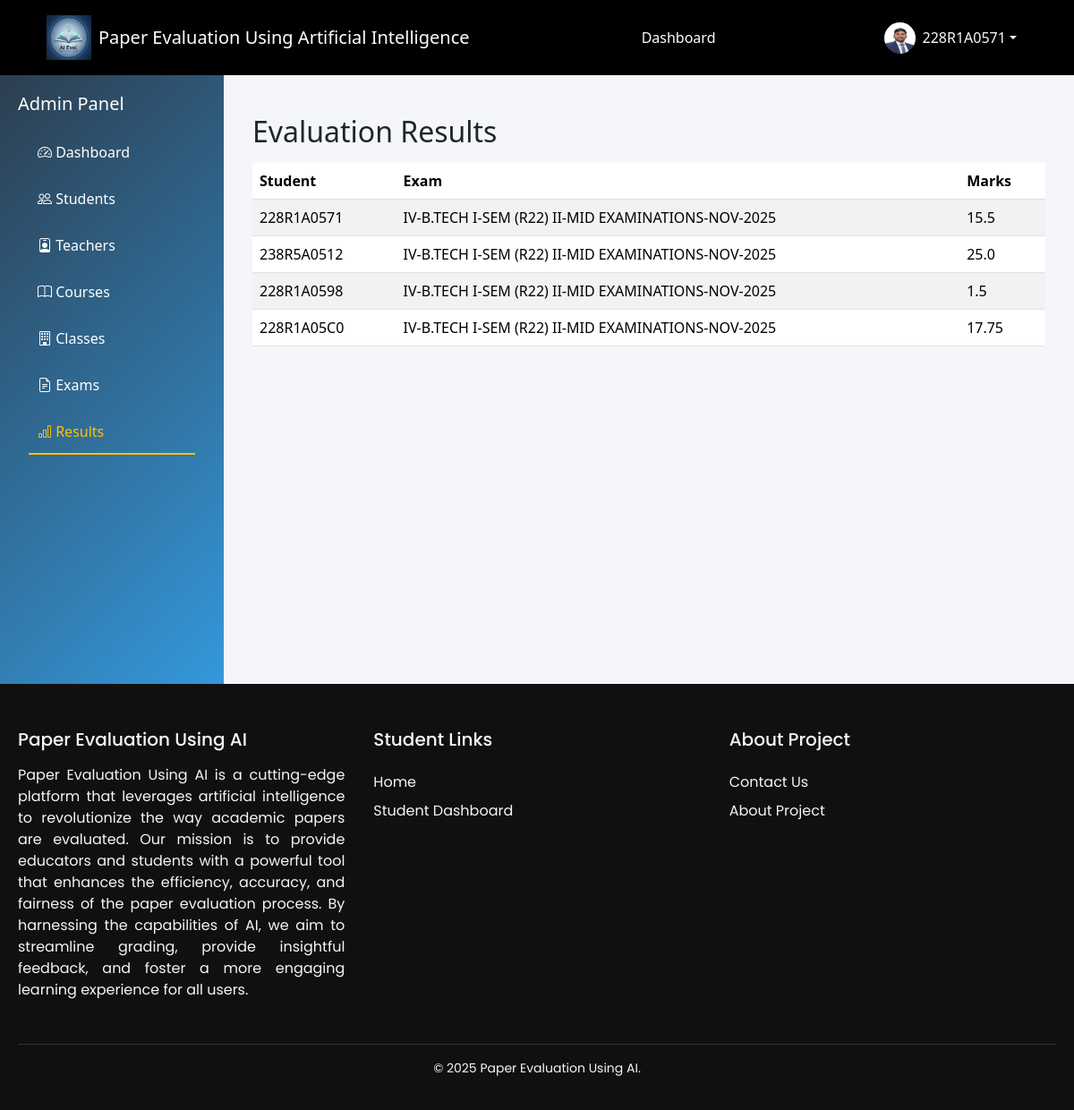
The app's page /dashboard/admin/results/ (signed in) with its own data.
### Accounts/models.py (models this page shows, shortened)
class User(AbstractUser):
    ROLE_CHOICES = [
        ('admin', 'Admin'),
        ('teacher', 'Teacher'),
        ('student', 'Student'),
    ]
    role = models.CharField(max_length=10, choices=ROLE_CHOICES)
    phone = models.CharField(max_length=15, blank=True)

class Student(models.Model):
    user = models.OneToOneField(User, on_delete=models.CASCADE, related_name='student_profile')
    roll_number = models.CharField(max_length=20)
    profile_image = models.ImageField(
        upload_to='profile/',
        storage=cloudinary_storage,
        blank=True,
        null=True
    )
    student_class = models.ForeignKey(Class, on_delete=models.SET_NULL, null=True, blank=True)
    course = models.CharField(max_length=50, default="BTECH")
    branch = models.CharField(max_length=50)
    YEAR_CHOICES = [
        (1, "1st Year"),
        (2, "2nd Year"),
        (3, "3rd Year"),
        (4, "4th Year"),
    ]
    year = models.IntegerField(choices=YEAR_CHOICES)
    dob = models.DateField()
    attendance = models.FloatField(default=88.0)
    cgpa = models.FloatField(default=8.8)
    created_at = models.DateTimeField(auto_now_add=True)

### Exams/models.py (models this page shows, shortened)
class Submission(models.Model):
    student = models.ForeignKey(User, on_delete=models.CASCADE, limit_choices_to={'role': 'student'})
    exam = models.ForeignKey(Exam, on_delete=models.CASCADE)
    file = models.FileField(
        upload_to=submission_upload_path,
        storage=cloudinary_storage
    )
    file_data = models.BinaryField(null=True, blank=True)
    file_name = models.CharField(max_length=255, blank=True)
    submitted_at = models.DateTimeField(auto_now_add=True)
    class Meta:
        unique_together = ('student', 'exam')

class Exam(models.Model):
    title = models.CharField(max_length=200)
    course = models.ForeignKey(Course, on_delete=models.CASCADE)
    class_assigned = models.ForeignKey(Class, on_delete=models.CASCADE)
    total_marks = models.IntegerField()
    date = models.DateTimeField()
    question_paper = models.FileField(
        upload_to=question_paper_upload,
        storage=cloudinary_storage,
        null=True,
        blank=True
    )
    question_paper_data = models.BinaryField(null=True, blank=True)
    question_paper_name = models.CharField(max_length=255, blank=True)
    answer_key = models.FileField(
        upload_to=answer_key_upload,
        storage=cloudinary_storage,
        null=True,
        blank=True
    )
    answer_key_data = models.BinaryField(null=True, blank=True)
    answer_key_name = models.CharField(max_length=255, blank=True)
    instructions = models.TextField(blank=True)

class Evaluation(models.Model):
    submission = models.OneToOneField(Submission, on_delete=models.CASCADE, related_name='evaluation')
    total_score = models.FloatField(null=True, blank=True)
    evaluated = models.BooleanField(default=False)
    ai_raw_response = models.TextField(blank=True)
    checked_by_teacher = models.BooleanField(default=False)
    created_at = models.DateTimeField(auto_now_add=True)

### Dashboards/views.py (the view)
# urls.py: path('admin/results/', views.view_results, name='view_results'),
def view_results(request):
    submissions = Submission.objects.select_related(
        'student', 'exam', 'evaluation'
    ).all()
    return render(request, "admin/view_results.html", {
        "submissions": submissions
    })

### Dashboards/templates/admin/view_results.html (shortened to what this page needs)
{% extends "admin/admin_base.html" %}
{% block view_results_active %}active{% endblock view_results_active %}
{% block admin_content %}
<div class="container mt-4">
    <h2>Evaluation Results</h2>
    <table class="table table-striped mt-3">
        <thead>
            <tr>
                <th>Student</th>
                <th>Exam</th>
                <th>Marks</th>
            </tr>
        </thead>
        <tbody>
            {% for sub in submissions %}
            <tr>
                <td>{{ sub.student.username }}</td>
                <td>{{ sub.exam.title }}</td>
                <td>
                    {% if sub.evaluation %}
                        {{ sub.evaluation.total_score }}
                    {% else %}
                        Not Evaluated
                    {% endif %}
                </td>
            </tr>
            {% endfor %}
        </tbody>
    </table>
</div>
{% endblock %}

### templates/base.html (shortened to what this page needs)
{% load static %}
<!DOCTYPE html>
<html lang="en">
<head>
    <link href="https://cdn.jsdelivr.net/npm/bootstrap@5.3.3/dist/css/bootstrap.min.css" rel="stylesheet">
    <link href="https://cdn.jsdelivr.net/npm/bootstrap-icons@1.10.5/font/bootstrap-icons.css" rel="stylesheet">
    <link rel="stylesheet" href="{% static "css/base.css" %}" />
    <link rel="stylesheet" href="https://cdnjs.cloudflare.com/ajax/libs/toastr.js/latest/toastr.min.css">
    <link href="https://cdn.jsdelivr.net/npm/bootstrap-icons@1.10.5/font/bootstrap-icons.css" rel="stylesheet">
    <link rel="stylesheet" href="https://cdnjs.cloudflare.com/ajax/libs/font-awesome/6.4.0/css/all.min.css">
</head>
<body class="d-flex flex-column">
    <nav class="navbar navbar-expand-lg navbar-dark ">
        <div class="container-fluid">
            <a class="navbar-brand d-flex align-items-center" href="/">
                <img src="{% static 'images/logo.png' %}" width="50" height="50" alt="Beast Logo" class="me-2">
                <span class="brand-text">Paper Evaluation Using Artificial Intelligence</span>
            </a>
            <div class="d-flex flex-wrap align-items-center justify-content-between w-100">
                <ul class="navbar-nav mx-auto">
                    {% if request.user.is_authenticated %}
                    {% if request.user.is_superuser %}
                    <li class="nav-item">
                        <a class="nav-link {% block admin_dashactive %}{% endblock admin_dashactive %}" href="{% url 'admin_dashboard' %}">Dashboard</a>
                    </li>
                    <li class="nav-item">
                        <a class="nav-link" href="{% url 'admin:index' %}">Django Admin</a>
                    </li>
                    {% else %}
                        {% if request.user.role == "teacher" %}
                        <li class="nav-item">
                            <a
                                class="nav-link {% block teacher_dashactive %}{% endblock teacher_dashactive %} "
                                href="{% url "teacher_dashboard" %}">Dashboard</a>
                        </li>
                        {% elif request.user.role == "student" %}
                        <li class="nav-item">
                            <a
                                class="nav-link {% block student_dashactive %}{% endblock student_dashactive %}  "
                                href="{% url "student_dashboard" %}">Dashboard</a>
                        </li>
                        {% endif %}
                    {% endif %}
                    {% endif %}
                </ul>
                <div class="d-flex align-items-center gap-2">
                    {% if request.user.is_authenticated %}
                    <div class="dropdown">
                        <button class="btn dropdown-toggle text-light d-flex align-items-center border-0 bg-transparent"
                            id="userDropdown" data-bs-toggle="dropdown" aria-expanded="false">
                            {% if request.user.role == "student" %}
                            <img src="{{ request.user.student_profile.profile_image.url }}" class="rounded-circle me-2"
                                width="35" height="35">
                            {% elif request.user.role == "teacher" %}
                            <img src="{{ request.user.teacher_profile.profile_image.url }}" class="rounded-circle me-2"
                                width="35" height="35">
                            {% else %}
                            <img src="{% static "images/image.png" %}" class="rounded-circle me-2" width="35" height="35">
                            {% endif %}
                            {{ request.user.username }}
                        </button>
                    </div>
                    {% endif %}
                </div>
            </div>
        </div>
    </nav>
    <main class="flex-grow-1">
        {% block body %}
        {% endblock body %}
    </main>
    <footer class="footer">
        <div class="footer-container">
            <div class="footer-column first-column">
            <h3>Paper Evaluation Using AI</h3>
            <p style="text-align: justify;">
                Paper Evaluation Using AI is a cutting-edge platform that leverages artificial intelligence to revolutionize the way academic papers are evaluated. Our mission is to provide educators and students with a powerful tool that enhances the efficiency, accuracy, and fairness of the paper evaluation process. By harnessing the capabilities of AI, we aim to streamline grading, provide insightful feedback, and foster a more engaging learning experience for all users.
            </p>
            </div>
            <div class="footer-column">
            <h4>Student Links</h4>
            <ul>
                <li><a href="/">Home</a></li>
                <li><a href="{% url "student_dashboard" %}">Student Dashboard</a></li>
            </ul>
            </div>
            <div class="footer-column">
            <h4>About Project</h4>
            <ul>
                <li><a href="/contactus">Contact Us</a></li>
                <li><a href="{% url "aboutproject" %}">About Project</a></li>
            </ul>
            </div>
        </div>
        <div class="footer-bottom">
            <p>&copy; 2025 Paper Evaluation Using AI.</p>
        </div>
    </footer>
</body>
</html>

### static/css/base.css (style rules this page uses)
body { margin: 0; padding: 0; background-color: #f4f2ed; font-family: 'Poppins', sans-serif; }
.navbar { background-color: #000 !important; padding: 12px 40px; }
.navbar .container-fluid { display: flex; align-items: center; justify-content: space-between; }
.navbar-nav { margin: 0 auto; }
.nav-link { padding: 6px 12px; margin: 0; }
.nav-link { color: #fff !important; font-weight: 400; margin: 0 12px; position: relative; transition: all 0.3s ease; }
.nav-link::after { content: ""; position: absolute; width: 0; height: 2px; bottom: -4px; left: 0; background-color: currentColor; transition: width 0.3s ease; }
a { position: relative; text-decoration: none; color: inherit; transition: color 0.3s ease; }
a::after { content: ""; position: absolute; width: 0; height: 2px; left: 0; bottom: -2px; background: currentColor; transition: width 0.3s ease; }
.footer { background-color: #101010; color: #f5f5f5; padding: 50px 20px 20px; font-family: 'Poppins', sans-serif; overflow: hidden; }
.footer-container { display: flex; flex-wrap: wrap; justify-content: space-between; gap: 2rem; max-width: 1200px; margin: 0 auto; }
.footer-column { flex: 1 1 200px; min-width: 200px; }
.footer-column h3, .footer-column h4 { margin-bottom: 1rem; font-size: 1.25rem; position: relative; display: inline-block; }
.footer-column ul { list-style: none; padding: 0; margin: 0; }
.footer-column ul li { margin: 0.5rem 0; }
.footer-column ul li a { color: #f5f5f5; text-decoration: none; position: relative; transition: color 0.3s ease; }
.footer-column ul li a::after { content: ''; position: absolute; bottom: -2px; left: 0; height: 2px; width: 0; background-color: #ffc107 ; transition: width 0.3s ease; }
.footer-bottom { border-top: 1px solid #333; text-align: center; margin-top: 2rem; padding-top: 1rem; font-size: 0.875rem; }

### Dashboards/templates/admin/admin_base.html (style rules this page uses)
:root { --primary-color: #2c3e50; --secondary-color: #3498db; --success-color: #27ae60; --danger-color: #e74c3c; --warning-color: #f39c12; }
body { background-color: #f8f9fa; font-family: 'Segoe UI', Tahoma, Geneva, Verdana, sans-serif; }

### records on screen
User: user.student_profile.profile_image (picture), user.username "228R1A0571"
Submission: student.username "228R1A0571", exam "IV-B.TECH I-SEM (R22) II-MID EXAMINATIONS-NOV-2025", evaluation.total_score "15.5"
Submission: student.username "238R5A0512", exam "IV-B.TECH I-SEM (R22) II-MID EXAMINATIONS-NOV-2025", evaluation.total_score "25.0"
Submission: student.username "228R1A0598", exam "IV-B.TECH I-SEM (R22) II-MID EXAMINATIONS-NOV-2025", evaluation.total_score "1.5"
Submission: student.username "228R1A05C0", exam "IV-B.TECH I-SEM (R22) II-MID EXAMINATIONS-NOV-2025", evaluation.total_score "17.75"
